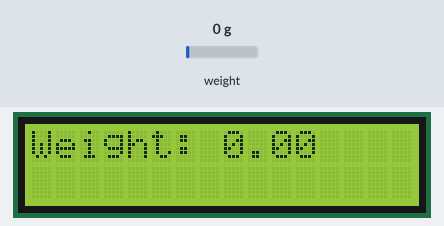
Simulated run of this sketch. Board: Arduino Uno, built with avr-gcc and run on an emulated ATmega328P. Shown: 16×2 character LCD. The test bench sets the inputs (shaded band); at power-on: weight on the scale 0 g. What the sketch prints to the serial monitor is not drawn.

Above: at 2.2 s.
2.3 s: weight on the scale set to 100 g
At 3.5 s:
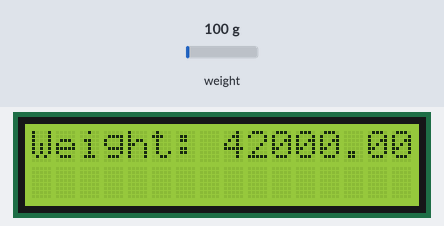
4.0 s: weight on the scale set to 1250 g
At 5.4 s:
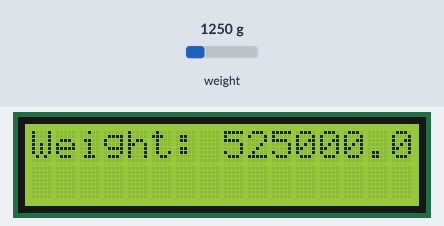
6.4 s: weight on the scale set to 2500 g
At 8.6 s:
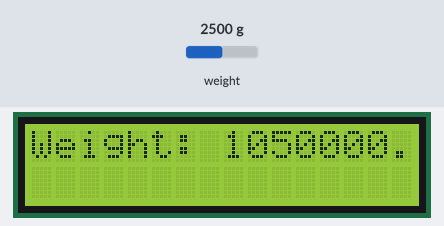
Timing chart, 0 to 10.1 s (numbered marks = the images above; inputs shaded):
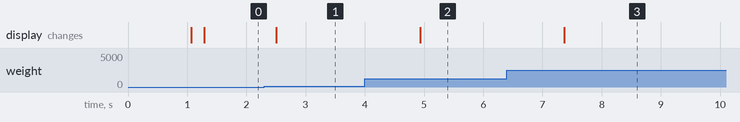

Measured:
- after the input at 2.3 s, the display: changes after 0.20 s (image 1)
- after the input at 4.0 s, the display: changes after 0.94 s (image 2)
- after the input at 6.4 s, the display: changes after 0.97 s (image 3)

The sketch:

sketch_aug05b.ino
```cpp
#include <Wire.h>
#include <LiquidCrystal_I2C.h>
#include <HX711.h>

// Define the HX711 circuit pins
#define DOUT_PIN 2
#define CLK_PIN 3

HX711 scale;

// Initialize the LCD object with the I2C address (use the actual address of your LCD)
LiquidCrystal_I2C lcd(0x3F, 16, 2);

void setup() {
  Serial.begin(9600);
  scale.begin(DOUT_PIN, CLK_PIN);
  scale.set_scale(); // Calibrate the scale if needed
  scale.tare();      // Reset the scale to 0

  // Initialize the LCD
  lcd.begin(16, 2);
  lcd.print("Weight: ");
}

void loop() {
  // Read the raw value from the load cell
  long rawValue = scale.read();

  // Convert the raw value to weight in grams or other units depending on calibration
  float weight = scale.get_units();

  // Display the weight on the serial monitor
  Serial.print("Weight (grams): ");
  Serial.println(weight);

  // Display the weight on the LCD
  lcd.setCursor(8, 0); // Move the cursor to the second line, 9th position
  lcd.print("       "); // Clear the previous weight value
  lcd.setCursor(8, 0); // Move the cursor back to the 9th position
  lcd.print(weight); // Print the current weight value

  delay(1000); // Wait for a second before reading again
}
```
